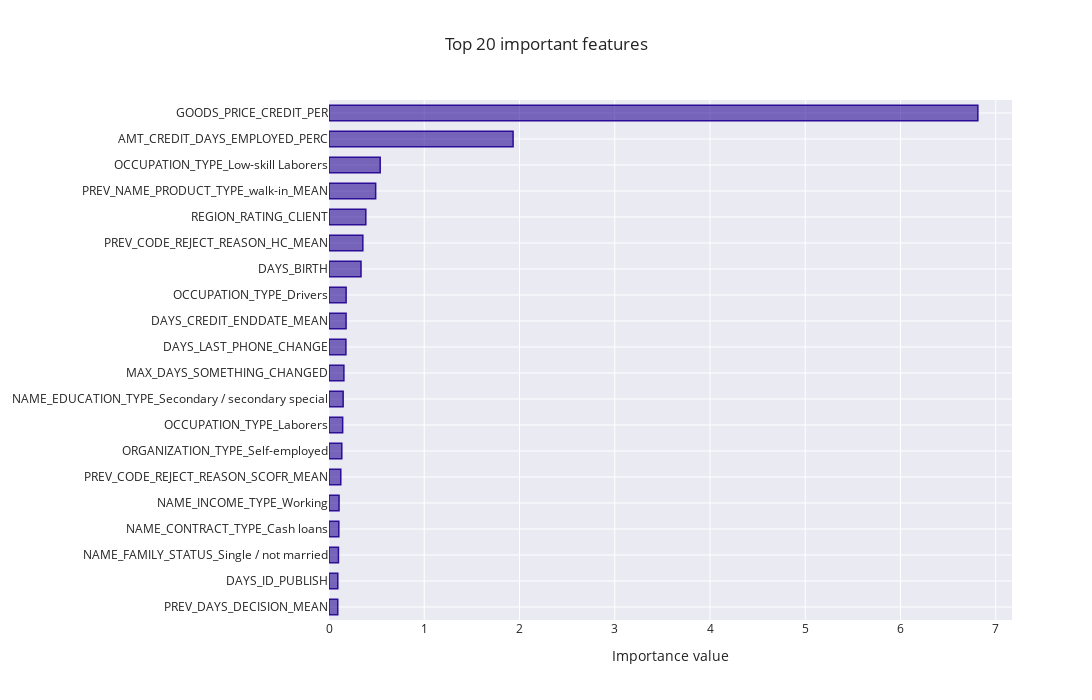

Notebook code cell kept with this figure:
### Code cell
# Feautres importance for model
feature_importance_plot(pipe_over[-1].coef_[0],
                        train,
                        (LOG,run,'Modele/[Over]/')
                       )

### Figure 1 — Plotly figure (JSON) as saved in the notebook; plotly's stock layout.template omitted (floating-point values rounded to 4 significant figures)
{"data": [{"marker": {"color": "rgba(43, 13, 150, 0.6)", "line": {"color": "rgba(43, 13, 150, 1.0)", "width": 1.5}}, "orientation": "h", "type": "bar", "x": [0.09183, 0.09204, 0.09916, 0.103, 0.1054, 0.1236, 0.1343, 0.1434, 0.1484, 0.1562, 0.1775, 0.1791, 0.1798, 0.3361, 0.3552, 0.3863, 0.4899, 0.5373, 1.933, 6.812], "y": ["PREV_DAYS_DECISION_MEAN", "DAYS_ID_PUBLISH", "NAME_FAMILY_STATUS_Single / not married", "NAME_CONTRACT_TYPE_Cash loans", "NAME_INCOME_TYPE_Working", "PREV_CODE_REJECT_REASON_SCOFR_MEAN", "ORGANIZATION_TYPE_Self-employed", "OCCUPATION_TYPE_Laborers", "NAME_EDUCATION_TYPE_Secondary / secondary special", "MAX_DAYS_SOMETHING_CHANGED", "DAYS_LAST_PHONE_CHANGE", "DAYS_CREDIT_ENDDATE_MEAN", "OCCUPATION_TYPE_Drivers", "DAYS_BIRTH", "PREV_CODE_REJECT_REASON_HC_MEAN", "REGION_RATING_CLIENT", "PREV_NAME_PRODUCT_TYPE_walk-in_MEAN", "OCCUPATION_TYPE_Low-skill Laborers", "AMT_CREDIT_DAYS_EMPLOYED_PERC", "GOODS_PRICE_CREDIT_PER"]}], "layout": {"autosize": false, "bargap": 0.4, "height": 700, "title": {"text": "Top 20 important features"}, "width": 1300, "xaxis": {"autorange": true, "range": [0, 7.171], "title": {"text": "Importance value"}, "type": "linear"}, "yaxis": {"automargin": true, "autorange": true, "range": [-0.5, 19.5], "type": "category"}}}
